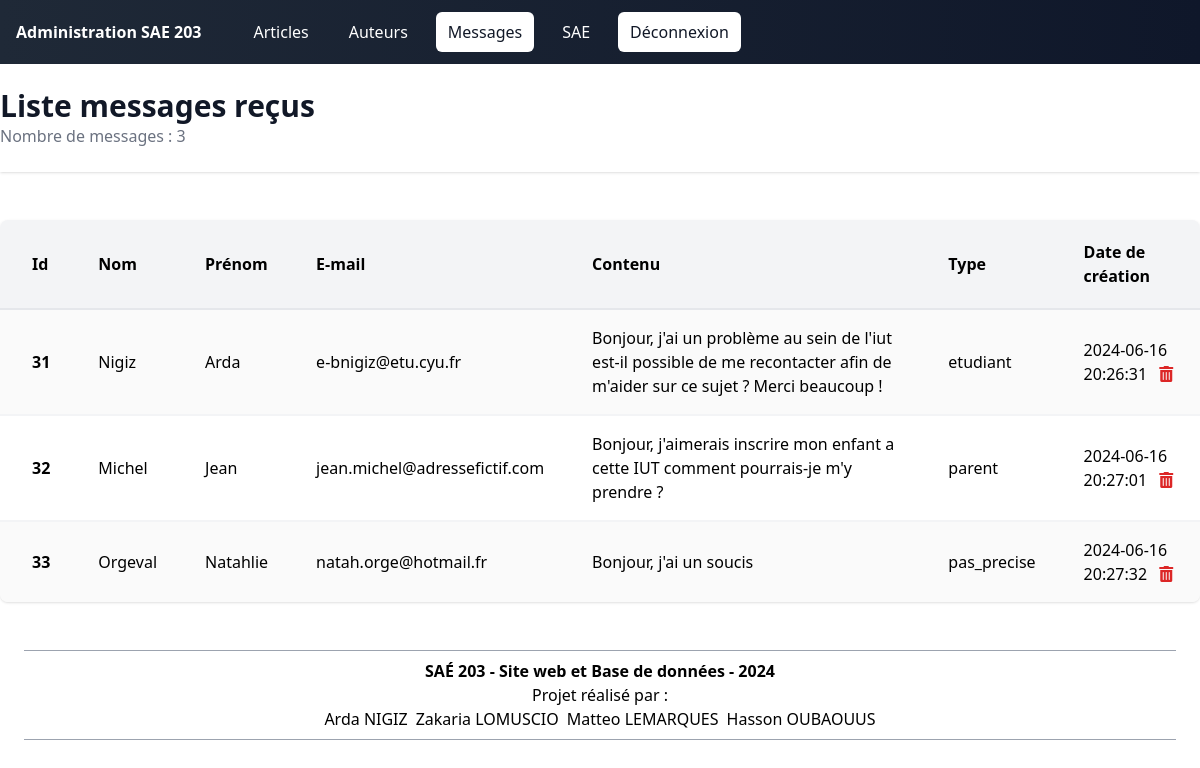
The page /code/administration/messages/index.php (signed in) on the database its author committed.
### tables this page shows
CREATE TABLE `message` (
  `id` int(11) NOT NULL,
  `nom` varchar(255) NOT NULL,
  `prenom` varchar(255) NOT NULL,
  `email` varchar(255) NOT NULL,
  `contenu` longtext NOT NULL,
  `type` varchar(255) NOT NULL,
  `date_creation` datetime NOT NULL DEFAULT current_timestamp() COMMENT '(DC2Type:datetime_immutable)'
);

### code/administration/messages/index.php (the view, shortened to what this page needs)
<?php
require_once('../../ressources/includes/connexion-bdd.php');
$requete_brute = "SELECT * FROM message";
$resultat_brut = mysqli_query($mysqli_link, $requete_brute);
$nombre_message = mysqli_num_rows($resultat_brut);
?>
<!DOCTYPE html>
<html lang="fr">
<head>
    <?php include_once("../ressources/includes/head.php"); ?>
    <link href="https://cdnjs.cloudflare.com/ajax/libs/font-awesome/5.15.4/css/all.min.css" rel="stylesheet">
</head>
<body>
<?php include_once "../ressources/includes/menu-principal.php"; ?>
    <header class="bg-white shadow">
        <div class="mx-auto max-w-7xl py-6">
            <h1 class="text-3xl font-bold text-gray-900">Liste messages reçus</h1>
            <p class="text-gray-500">Nombre de messages : <?php echo $nombre_message; ?></p>
        </div>
    </header>
    <main>
        <div class="mx-auto max-w-7xl py-6">
            <div class="py-6">
                <table class="w-full bg-white rounded-lg overflow-hidden border-collapse shadow">
                    <thead class="bg-gray-100">
                        <tr>
                            <th class="font-bold pl-8 py-5 text-left">Id</th>
                            <th class="font-bold pl-8 py-5 text-left">Nom</th>
                            <th class="font-bold pl-8 py-5 text-left">Prénom</th>
                            <th class="font-bold pl-8 py-5 text-left">E-mail</th>
                            <th class="font-bold pl-8 py-5 text-left">Contenu</th>
                            <th class="font-bold pl-8 py-5 text-left">Type</th>
                            <th class="font-bold pl-8 py-5 text-left">Date de création</th>
                        </tr>
                    </thead>
                    <tbody>
                        <?php while ($element = mysqli_fetch_array($resultat_brut, MYSQLI_ASSOC)) { ?>
                            <tr class="odd:bg-neutral-50 border-b-2 border-b-gray-100 last:border-b-0 first:border-t-2 first:border-t-gray-200">
                                <td class="pl-8 p-4 font-bold"><?php echo $element["id"]; ?></td>
                                <td class="pl-8 p-4"><?php echo $element["nom"]; ?></td>
                                <td class="pl-8 p-4"><?php echo $element["prenom"]; ?></td>
                                <td class="pl-8 p-4"><?php echo $element["email"]; ?></td>
                                <td class="pl-8 p-4"><?php echo $element["contenu"]; ?></td>
                                <td class="pl-8 p-4"><?php echo $element["type"]; ?></td>
                                <td class="pl-8 p-4"><?php echo $element["date_creation"]; ?>
                                <span name="supprimer" class="ml-2">
                                <a href="javascript:void(0);" onclick="confirmerSuppression(<?php echo $element['id']; ?>)"><i class="fas fa-trash-alt text-red-600"></i></a>
                                </span>
                                </td>
                            </tr>
                            <?php } ?>
                    </tbody>
                </table>
            </div>
        </div>
    </main>
    <?php require_once("../ressources/includes/global-footer.php"); ?>
</body>
</html>

### rows shown on the page
message: id "31", nom "Nigiz", prenom "Arda", email "e-bnigiz@etu.cyu.fr", contenu "Bonjour, j'ai un problème au sein de l'iut est-il possible de me recontacter afin de m'aider sur ce sujet ? Merci beaucoup !", type "etudiant", date_creation "2024-06-16 20:26:31"
message: id "32", nom "Michel", prenom "Jean", email "jean.michel@adressefictif.com", contenu "Bonjour, j'aimerais inscrire mon enfant a cette IUT comment pourrais-je m'y prendre ?", type "parent", date_creation "2024-06-16 20:27:01"
message: id "33", nom "Orgeval", prenom "Natahlie", email "natah.orge@hotmail.fr", contenu "Bonjour, j'ai un soucis", type "pas_precise", date_creation "2024-06-16 20:27:32"

### other values the page prints
$entree_menu["nom"] "Articles"
$entree_menu["nom"] "Auteurs"
$entree_menu["nom"] "Messages"
$entree_menu["nom"] "SAE"
$entree_menu["nom"] "Déconnexion"
$nombre_message "3"
